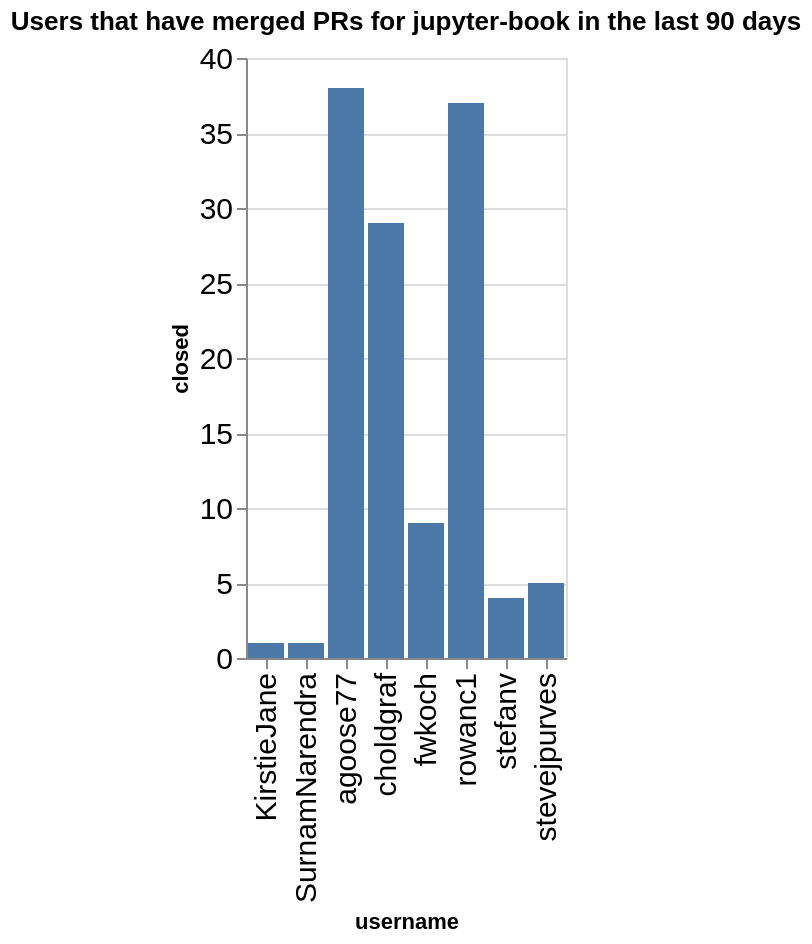

The notebook cell this image was saved under:
### Code cell
charts = []
title = f"Users that have merged PRs for {github_org} in the last {n_days} days"
ch = alt.Chart(data=closed_by_repo.replace(np.nan, 0), title=title).mark_bar().encode(
    x='username',
    y='closed',
)
ch

### Figure 1 — Vega-Lite specification as saved in the notebook (floating-point values rounded to 4 significant figures)
{"config": {"axisLeft": {"labelFontSize": 15}, "axisBottom": {"labelFontSize": 15}}, "data": {"name": "data-15c0eb680a7b2b491006b4fdb7c92a2a"}, "mark": {"type": "bar"}, "encoding": {"x": {"field": "username", "type": "nominal"}, "y": {"field": "closed", "type": "quantitative"}}, "title": "Users that have merged PRs for jupyter-book in the last 90 days", "$schema": "https://vega.github.io/schema/vega-lite/v5.20.1.json", "datasets": {"data-15c0eb680a7b2b491006b4fdb7c92a2a": [{"name": "blog", "username": "agoose77", "closed": 3}, {"name": "blog", "username": "choldgraf", "closed": 3}, {"name": "example-landing-pages", "username": "agoose77", "closed": 1}, {"name": "example-outputs", "username": "stevejpurves", "closed": 3}, {"name": "jupyter-book", "username": "KirstieJane", "closed": 1}, {"name": "jupyter-book", "username": "SurnamNarendra", "closed": 1}, {"name": "jupyter-book", "username": "agoose77", "closed": 17}, {"name": "jupyter-book", "username": "choldgraf", "closed": 8}, {"name": "jupyterlab-myst", "username": "agoose77", "closed": 1}, {"name": "myst-theme", "username": "agoose77", "closed": 3}, {"name": "myst-theme", "username": "choldgraf", "closed": 5}, {"name": "myst-theme", "username": "fwkoch", "closed": 2}, {"name": "myst-theme", "username": "rowanc1", "closed": 9}, {"name": "myst-theme", "username": "stevejpurves", "closed": 2}, {"name": "mystmd", "username": "agoose77", "closed": 10}, {"name": "mystmd", "username": "choldgraf", "closed": 12}, {"name": "mystmd", "username": "fwkoch", "closed": 7}, {"name": "mystmd", "username": "rowanc1", "closed": 28}, {"name": "mystmd", "username": "stefanv", "closed": 4}, {"name": "team-compass", "username": "agoose77", "closed": 3}, {"name": "team-compass", "username": "choldgraf", "closed": 1}]}}
